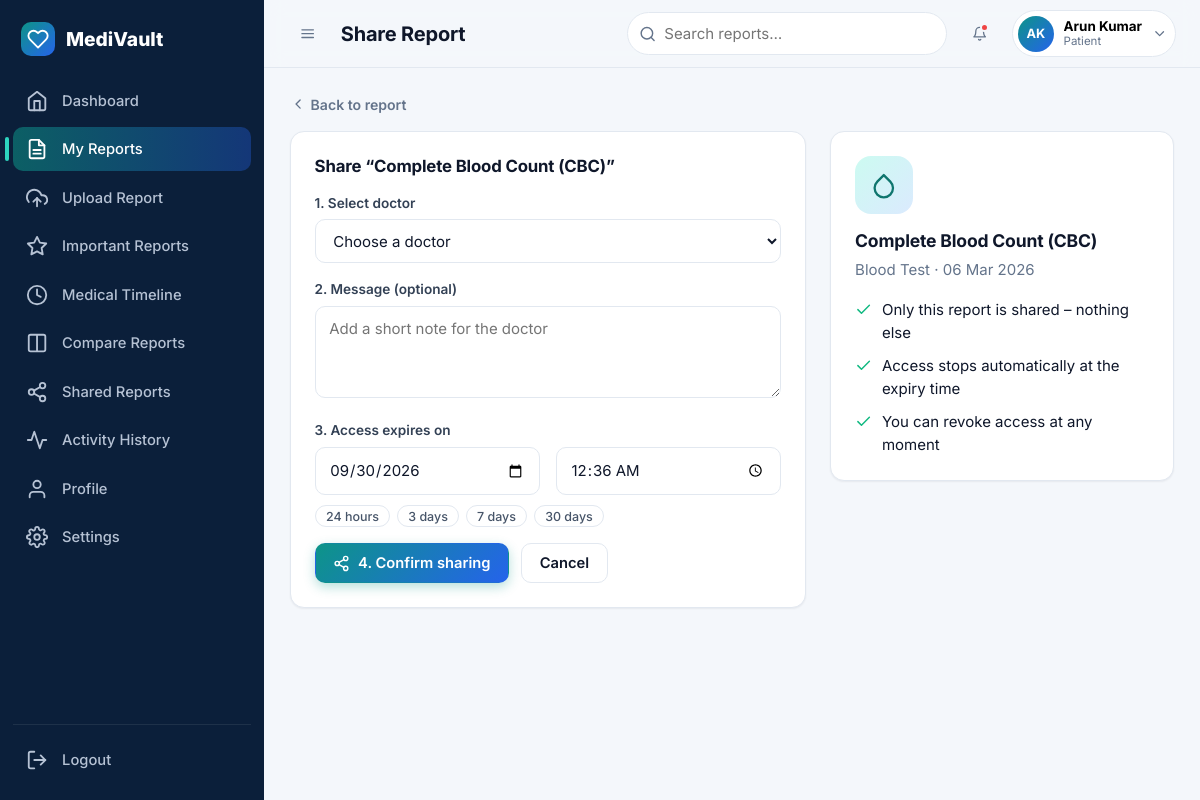
The page /reports/1/share (signed in) on the database its author committed.
### tables this page shows
CREATE TABLE users (
    id            INTEGER PRIMARY KEY AUTOINCREMENT,
    name          TEXT NOT NULL,
    email         TEXT NOT NULL UNIQUE,
    phone         TEXT,
    password_hash TEXT NOT NULL,
    role          TEXT NOT NULL CHECK (role IN ('patient','doctor','admin')),
    is_active     INTEGER NOT NULL DEFAULT 1,
    created_at    TEXT NOT NULL,
    updated_at    TEXT NOT NULL
);

CREATE TABLE reports (
    id              INTEGER PRIMARY KEY AUTOINCREMENT,
    patient_id      INTEGER NOT NULL REFERENCES patients(id) ON DELETE CASCADE,
    category_id     INTEGER NOT NULL REFERENCES report_categories(id),
    title           TEXT NOT NULL,
    hospital_name   TEXT,
    laboratory_name TEXT,
    doctor_name     TEXT,
    department      TEXT,
    report_date     TEXT NOT NULL,
    notes           TEXT,
    is_important    INTEGER NOT NULL DEFAULT 0,
    file_name       TEXT NOT NULL,
    stored_name     TEXT NOT NULL UNIQUE,
    file_type       TEXT NOT NULL,
    file_size       INTEGER NOT NULL,
    file_hash       TEXT NOT NULL,
    uploaded_at     TEXT NOT NULL,
    updated_at      TEXT NOT NULL
);

CREATE TABLE report_categories (
    id         INTEGER PRIMARY KEY AUTOINCREMENT,
    name       TEXT NOT NULL UNIQUE,
    icon       TEXT NOT NULL DEFAULT 'file',
    created_at TEXT NOT NULL,
    updated_at TEXT NOT NULL
);

### routes/patient.py (the view, shortened to what this page needs)
@bp.route("/reports/<int:report_id>/share", methods=["GET", "POST"])
@patient_only
def share_report(report_id):
    report = owned_report(report_id)
    doctors = doctor_model.list_active()
    errors = {}
    default_exp = datetime.now() + timedelta(days=7)
    return render_template("share_report.html", report=report, doctors=doctors, errors=errors,
                           default_date=default_exp.strftime("%Y-%m-%d"), default_time=default_exp.strftime("%H:%M"),
                           today=datetime.now().strftime("%Y-%m-%d"), form=request.form)

### models/__init__.py (called while the page is built)
def connect(path):
    conn = sqlite3.connect(path)
    conn.row_factory = sqlite3.Row
    conn.execute("PRAGMA foreign_keys = ON")
    return conn

def get_db():
    if "db" not in g:
        g.db = connect(current_app.config["DATABASE"])
    return g.db

def query(sql, args=(), one=False):
    cur = get_db().execute(sql, args)
    rows = cur.fetchall()
    cur.close()
    if one:
        return rows[0] if rows else None
    return rows

### models/activity.py (called while the page is built)
def for_user(user_id, limit=200):
    return query(_BASE + "WHERE a.user_id = ? OR a.target_user_id = ? ORDER BY a.created_at DESC, a.id DESC LIMIT ?",
                 (user_id, user_id, limit))

### models/doctor.py (called while the page is built)
def list_active():
    return query(
        "SELECT d.id, d.specialization, d.hospital, u.name, u.email FROM doctors d "
        "JOIN users u ON u.id = d.user_id WHERE u.is_active = 1 ORDER BY u.name")

### models/patient.py (called while the page is built)
def get_by_user(user_id):
    pat = query("SELECT * FROM patients WHERE user_id = ?", (user_id,), one=True)
    if pat and not pat["qr_token"]:
        ensure_qr_token(pat["id"])
        pat = query("SELECT * FROM patients WHERE user_id = ?", (user_id,), one=True)
    return pat

### models/report.py (called while the page is built)
def get(report_id):
    return query(_SELECT + "WHERE r.id = ?", (report_id,), one=True)

### models/user.py (called while the page is built)
def get_by_id(user_id):
    return query("SELECT * FROM users WHERE id = ?", (user_id,), one=True)

### routes/patient.py (called while the page is built)
def owned_report(report_id):
    report = report_model.get(report_id)
    if report is None:
        raise AppError(404, "Report not found.")
    if report["patient_id"] != g.patient["id"]:
        raise AppError(403, "You are not authorized to access this report.")
    return report

### utils/auth.py (called while the page is built)
def login_required(view):
    @wraps(view)
    def wrapped(*args, **kwargs):
        if g.user is None:
            if wants_json():
                return jsonify(ok=False, message="Please log in to continue."), 401
            flash("Please log in to continue.", "error")
            return redirect(url_for("auth.login", next=request.path))
        return view(*args, **kwargs)
    return wrapped

def role_required(*roles):
    def decorator(view):
        @wraps(view)
        @login_required
        def wrapped(*args, **kwargs):
            if g.user["role"] not in roles:
                abort(403)
            if g.user["role"] == "patient":
                g.patient = patient_model.get_by_user(g.user["id"])
            elif g.user["role"] == "doctor":
                g.doctor = doctor_model.get_by_user(g.user["id"])
            return view(*args, **kwargs)
        return wrapped
    return decorator

### templates/share_report.html (shortened to what this page needs)
{% extends 'base.html' %}
{% from '_macros.html' import icon, field_error, empty_state %}
{% block page_title %}Share Report{% endblock %}
{% block content %}
<a class="back-link" href="{{ url_for('patient.report_details', report_id=report.id) }}">{{ icon('chevron-left') }} Back to report</a>
<div class="grid share-layout">
  <div class="card">
    <div class="card-header"><h3 class="card-title">Share “{{ report.title }}”</h3></div>
    {% if not doctors %}
      {{ empty_state('user', 'No doctors available', 'There are no active doctor accounts yet. Ask your doctor to register on MediVault.') }}
    {% else %}
    <form method="post" novalidate>
      <div class="form-group {{ 'has-error' if errors.get('doctor_id') }}">
        <label class="form-label" for="doctor_id">1. Select doctor</label>
        <select class="form-control" id="doctor_id" name="doctor_id" required>
          <option value="">Choose a doctor</option>
        </select>{{ field_error(errors, 'doctor_id') }}
      </div>
      <div class="form-group"><label class="form-label" for="message">2. Message (optional)</label>
        <textarea class="form-control" id="message" name="message" rows="3" maxlength="500" placeholder="Add a short note for the doctor">{{ form.get('message','') }}</textarea></div>
      <div class="form-group {{ 'has-error' if errors.get('expiry') }}">
        <span class="form-label">3. Access expires on</span>
        <div class="form-row">
          <input class="form-control" type="date" id="expiry_date" name="expiry_date" min="{{ today }}" required value="{{ form.get('expiry_date', default_date) }}" aria-label="Expiry date">
          <input class="form-control" type="time" id="expiry_time" name="expiry_time" required value="{{ form.get('expiry_time', default_time) }}" aria-label="Expiry time">
        </div>
        <div class="preset-row">
          <button type="button" class="chip chip-btn" data-add-hours="24">24 hours</button>
          <button type="button" class="chip chip-btn" data-add-hours="72">3 days</button>
          <button type="button" class="chip chip-btn" data-add-hours="168">7 days</button>
          <button type="button" class="chip chip-btn" data-add-hours="720">30 days</button>
        </div>
      </div>
      <div class="btn-row"><button class="btn btn-primary" type="submit">{{ icon('share') }} 4. Confirm sharing</button>
        <a class="btn btn-outline" href="{{ url_for('patient.report_details', report_id=report.id) }}">Cancel</a></div>
    </form>
    {% endif %}
  </div>
  <div class="card side-info">
    <div class="cat-icon lg">{{ icon(report.category_icon) }}</div>
    <h3>{{ report.title }}</h3>
    <p class="muted">{{ report.category_name }} · {{ report.report_date|fmt_date }}</p>
    <ul class="check-list">
      <li>{{ icon('check') }} Only this report is shared – nothing else</li>
      <li>{{ icon('check') }} Access stops automatically at the expiry time</li>
      <li>{{ icon('check') }} You can revoke access at any moment</li>
    </ul>
  </div>
</div>
{% endblock %}

### templates/base.html (shortened to what this page needs)
{% import '_macros.html' as m with context %}
<!DOCTYPE html>
<html lang="en">
<head>
  <link rel="stylesheet" href="{{ url_for('static', filename='css/style.css') }}">
  <link rel="stylesheet" href="{{ url_for('static', filename='css/dashboard.css') }}">
  <link rel="stylesheet" href="{{ url_for('static', filename='css/animations.css') }}">
</head>
<body class="{% block body_class %}{% endblock %}">
{% if current_user %}
{% set role = current_user.role %}
{% set search_action = url_for('patient.reports') if role == 'patient' else (url_for('doctor.reports') if role == 'doctor' else url_for('admin.users')) %}
{% macro nav_item(endpoint, ic, label, also=[]) %}
  <a class="nav-link {{ 'active' if request.endpoint == endpoint or request.endpoint in also }}" href="{{ url_for(endpoint) }}" title="{{ label }}">
    {{ m.icon(ic) }}<span class="nav-label">{{ label }}</span></a>
{% endmacro %}
<div class="app" id="app">
  <aside class="sidebar" id="sidebar">
    <div class="sidebar-brand">
      <span class="logo">{{ m.icon('heart') }}</span><span class="brand-text">MediVault</span>
    </div>
    <nav class="nav" id="nav">
      <span class="nav-indicator" id="navIndicator"></span>
      {% if role == 'patient' %}
        {{ nav_item('patient.dashboard', 'home', 'Dashboard') }}
        {{ nav_item('patient.reports', 'file', 'My Reports', ['patient.report_details','patient.edit_report','patient.share_report']) }}
        {{ nav_item('patient.upload_report', 'upload', 'Upload Report') }}
        {{ nav_item('patient.important_reports', 'star', 'Important Reports') }}
        {{ nav_item('patient.timeline', 'clock', 'Medical Timeline') }}
        {{ nav_item('patient.compare', 'columns', 'Compare Reports') }}
        {{ nav_item('patient.shared_reports', 'share', 'Shared Reports') }}
        {{ nav_item('patient.activities', 'activity', 'Activity History') }}
      {% elif role == 'doctor' %}
        {{ nav_item('doctor.dashboard', 'home', 'Dashboard') }}
        {{ nav_item('doctor.reports', 'folder', 'Shared Reports', ['doctor.report_details']) }}
      {% else %}
        {{ nav_item('admin.dashboard', 'home', 'Dashboard') }}
        {{ nav_item('admin.users', 'users', 'Users', ['admin.user_detail']) }}
        {{ nav_item('admin.categories', 'folder', 'Categories') }}
        {{ nav_item('admin.activity', 'activity', 'Activity Logs') }}
      {% endif %}
      {{ nav_item('patient.profile', 'user', 'Profile', ['patient.edit_profile']) }}
      {{ nav_item('patient.settings', 'settings', 'Settings') }}
    </nav>
    <form method="post" action="{{ url_for('auth.logout') }}" class="sidebar-foot">
      <button class="nav-link logout-btn" type="submit">{{ m.icon('logout') }}<span class="nav-label">Logout</span></button>
    </form>
  </aside>
  <div class="main">
    <header class="topbar">
      <button class="icon-btn" id="sidebarToggle" aria-label="Toggle sidebar">{{ m.icon('menu') }}</button>
      <h1 class="page-title">{% block page_title %}Dashboard{% endblock %}</h1>
      <form class="top-search" action="{{ search_action }}" method="get" role="search">
        {{ m.icon('search') }}
        <input type="search" name="q" placeholder="{{ 'Search reports…' if role == 'patient' else ('Search shared reports…' if role == 'doctor' else 'Search users…') }}" aria-label="Search">
      </form>
      <div class="dropdown" id="notifDropdown">
        <button class="icon-btn" data-dropdown aria-label="Notifications">{{ m.icon('bell') }}{% if has_new_notifications %}<span class="notif-dot"></span>{% endif %}</button>
      </div>
      <div class="dropdown" id="userDropdown">
        <button class="user-chip" data-dropdown aria-label="Account menu">
          <span class="avatar">{{ current_user.name|initials }}</span>
          <span class="user-meta"><strong>{{ current_user.name }}</strong><small>{{ role|capitalize }}</small></span>
          {{ m.icon('chevron-down', 'chev') }}
        </button>
      </div>
    </header>
    <main class="content page-enter" id="content">
      {% block content %}{% endblock %}
    </main>
  </div>
</div>
{% else %}
  {% block public %}{% endblock %}
{% endif %}
</body>
</html>

### static/css/style.css (style rules this page uses)
:root { --primary: #0d9488; --primary-dark: #0f766e; --primary-soft: #ccfbf1; --accent: #2563eb; --bg: #f4f7fb; --surface: #ffffff; --text: #0f172a; --muted: #64748b; --border: #e2e8f0; --success: #10b981; --warning: #f59e0b; --danger: #ef4444; --info: #3b82f6; --star: #f59e0b; --radius-sm: 8px; --radius: 14px; --radius-lg: 20px; --shadow-sm: 0 1px 2px rgba(15,23,42,.06); --shadow: 0 4px 16px rgba(15,23,42,.07); --shadow-lg: 0 18px 40px rgba(15,23,42,.14); --space-1: .25rem; --space-2: .5rem; --space-3: .75rem; --space-4: 1rem; --space-5: 1.5rem; --space-6: 2rem; --space-7: 3rem; --font: "Inter", system-ui, -apple-system, "Segoe UI", Roboto, Helvetica, Arial, sans-serif; --grad: linear-gradient(135deg, #0d9488 0%, #2563eb 100%); --ease: cubic-bezier(.22,.61,.36,1); }
*, *::before, *::after { box-sizing: border-box; }
html { scroll-behavior: smooth; }
body { margin: 0; font-family: var(--font); color: var(--text); background: var(--bg); line-height: 1.55; font-size: 15px; -webkit-font-smoothing: antialiased; }
h1, h2, h3, h4 { margin: 0 0 .4em; line-height: 1.2; letter-spacing: -.01em; }
p { margin: 0 0 1em; }
a { color: var(--primary-dark); text-decoration: none; }
.muted { color: var(--muted); }
.btn { display: inline-flex; align-items: center; justify-content: center; gap: .5rem; padding: .62rem 1.1rem; border: 1px solid transparent; border-radius: 10px; font: 600 .92rem var(--font); cursor: pointer; text-decoration: none !important; transition: transform .15s var(--ease), box-shadow .2s, background .2s, border-color .2s, color .2s; white-space: nowrap; }
.btn-primary { background: var(--grad); color: #fff; box-shadow: 0 4px 12px rgba(13,148,136,.3); }
.btn-outline { background: var(--surface); border-color: var(--border); color: var(--text); }
.btn-row { display: flex; gap: .75rem; flex-wrap: wrap; margin-top: var(--space-4); align-items: center; }
.icon-btn { position: relative; display: inline-grid; place-items: center; width: 40px; height: 40px; border: 0; border-radius: 10px; background: transparent; color: var(--muted); cursor: pointer; transition: background .2s, color .2s; }
.chip { display: inline-flex; align-items: center; gap: .3rem; padding: .18rem .65rem; background: #eef2f7; color: #475569; border-radius: 999px; font-size: .78rem; font-weight: 500; }
.chip-btn { border: 1px solid var(--border); background: #fff; cursor: pointer; font-family: var(--font); transition: all .2s; }
.card { background: var(--surface); border: 1px solid var(--border); border-radius: var(--radius); padding: var(--space-5); box-shadow: var(--shadow-sm); transition: box-shadow .25s, transform .25s; margin-bottom: var(--space-5); }
.card-header { display: flex; align-items: center; justify-content: space-between; gap: 1rem; margin-bottom: var(--space-4); }
.card-title { margin: 0; font-size: 1.05rem; }
.form-group { margin-bottom: var(--space-4); position: relative; }
.form-label { display: block; font-weight: 600; font-size: .85rem; margin-bottom: .35rem; color: #334155; }
.form-control { width: 100%; padding: .65rem .85rem; border: 1px solid var(--border); border-radius: 10px; background: #fff; font: inherit; color: var(--text); transition: border-color .2s, box-shadow .2s; }
textarea.form-control { resize: vertical; }
select.form-control { appearance: auto; }
.form-row { display: grid; grid-template-columns: 1fr 1fr; gap: var(--space-4); }
.avatar { display: inline-grid; place-items: center; width: 36px; height: 36px; border-radius: 50%; background: var(--grad); color: #fff; font-weight: 700; font-size: .8rem; flex: none; }
.logo { display: inline-grid; place-items: center; width: 34px; height: 34px; border-radius: 10px; background: var(--grad); color: #fff; }
.dropdown { position: relative; }
.grid { display: grid; gap: var(--space-5); margin-bottom: var(--space-5); }
.back-link { display: inline-flex; align-items: center; gap: .3rem; color: var(--muted); font-weight: 600; font-size: .88rem; margin-bottom: var(--space-4); }
.check-list { list-style: none; padding: 0; margin: 1rem 0 0; display: grid; gap: .6rem; }
.check-list li { display: flex; gap: .6rem; align-items: flex-start; }
.cat-icon { display: inline-grid; place-items: center; width: 42px; height: 42px; border-radius: 12px; background: linear-gradient(135deg,#ccfbf1,#dbeafe); color: var(--primary-dark); flex: none; font-size: 1.15rem; }
.cat-icon.lg { width: 58px; height: 58px; font-size: 1.5rem; border-radius: 16px; }

### rows shown on the page
users: q "Search reports…", name|initials "AK", name "Arun Kumar", role "Patient"
reports: title "Complete Blood Count (CBC)", report_date|fmt_date "06 Mar 2026"
report_categories: category_name "Blood Test"

### other values the page prints
{{ label }} "Dashboard My Reports Upload Report Important Reports Medical Timeline Compare Reports Shared Reports Activity History Profile Settings"
